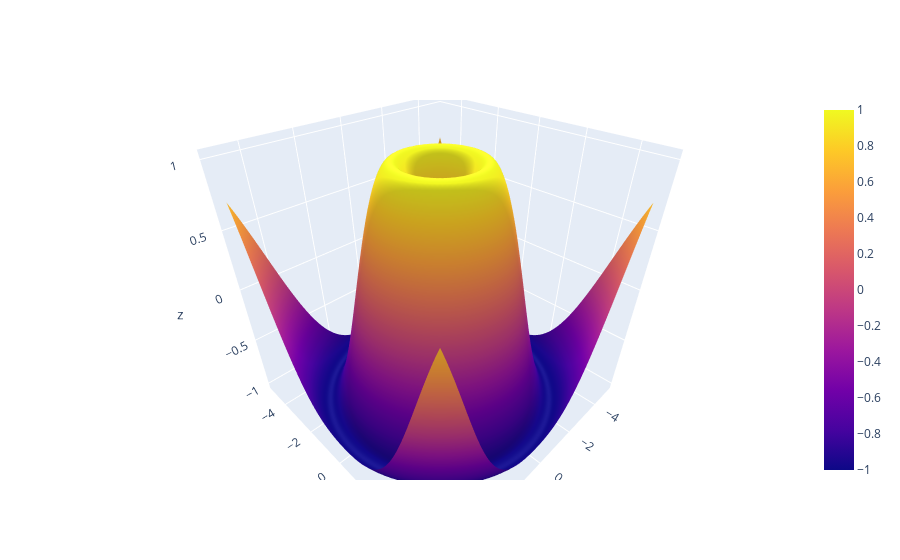

The notebook cell this image was saved under:
### Code cell
# Question 4.) Using the given x and y data, generate a 3D surface plot to visualize the function z = sin(sqrt(x**2 + y**2))

x = np.linspace(-5, 5, 100)
y = np.linspace(-5, 5, 100)
x, y = np.meshgrid(x, y)
z = np.sin(np.sqrt(x**2 + y**2))

data = {
    'X': x.flatten(),
    'Y': y.flatten(),
    'Z': z.flatten()
}
df = pd.DataFrame(data)

fig = go.Figure(data = [go.Surface(x=x,y=y,z=z)])
fig.show()

### Figure 1 — Plotly figure (JSON) as saved in the notebook; plotly's stock layout.template omitted (floating-point values rounded to 4 significant figures; data arrays with more than 128 entries replaced by an {"elided": "..."} marker saying what was removed)
{"data": [{"type": "surface", "x": {"elided": "100x100 float values"}, "y": {"elided": "100x100 float values"}, "z": {"elided": "100x100 float values"}}], "layout": {"autosize": true, "scene": {"aspectmode": "auto", "aspectratio": {"x": 1, "y": 1, "z": 1}, "camera": {"center": {"x": 0, "y": 0, "z": 0}, "eye": {"x": 0.9368, "y": 0.9368, "z": 0.9368}, "projection": {"type": "perspective"}, "up": {"x": 0, "y": 0, "z": 1}}}}}
